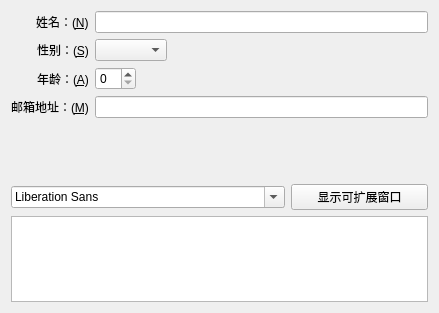
<?xml version="1.0" encoding="UTF-8"?>
<ui version="4.0">
 <class>MyWidget</class>
 <widget class="QWidget" name="MyWidget">
  <property name="geometry">
   <rect>
    <x>0</x>
    <y>0</y>
    <width>439</width>
    <height>313</height>
   </rect>
  </property>
  <property name="minimumSize">
   <size>
    <width>200</width>
    <height>150</height>
   </size>
  </property>
  <property name="maximumSize">
   <size>
    <width>500</width>
    <height>350</height>
   </size>
  </property>
  <property name="windowTitle">
   <string>MyWidget</string>
  </property>
  <layout class="QVBoxLayout" name="verticalLayout">
   <property name="sizeConstraint">
    <enum>QLayout::SetDefaultConstraint</enum>
   </property>
   <item>
    <layout class="QFormLayout" name="formLayout">
     <property name="fieldGrowthPolicy">
      <enum>QFormLayout::ExpandingFieldsGrow</enum>
     </property>
     <property name="labelAlignment">
      <set>Qt::AlignRight|Qt::AlignTrailing|Qt::AlignVCenter</set>
     </property>
     <item row="0" column="0">
      <widget class="QLabel" name="nLabel">
       <property name="text">
        <string>姓名：(&amp;N)</string>
       </property>
       <property name="buddy">
        <cstring>nLineEdit</cstring>
       </property>
      </widget>
     </item>
     <item row="0" column="1">
      <widget class="QLineEdit" name="nLineEdit"/>
     </item>
     <item row="1" column="0">
      <widget class="QLabel" name="sLabel">
       <property name="text">
        <string>性别：(&amp;S)</string>
       </property>
       <property name="buddy">
        <cstring>sComboBox</cstring>
       </property>
      </widget>
     </item>
     <item row="1" column="1">
      <widget class="QComboBox" name="sComboBox"/>
     </item>
     <item row="2" column="1">
      <widget class="QSpinBox" name="aSpinBox"/>
     </item>
     <item row="3" column="0">
      <widget class="QLabel" name="mLabel">
       <property name="text">
        <string>邮箱地址：(&amp;M)</string>
       </property>
       <property name="buddy">
        <cstring>mLineEdit</cstring>
       </property>
      </widget>
     </item>
     <item row="3" column="1">
      <widget class="QLineEdit" name="mLineEdit"/>
     </item>
     <item row="2" column="0">
      <widget class="QLabel" name="aLabel">
       <property name="text">
        <string>年龄：(&amp;A)</string>
       </property>
       <property name="buddy">
        <cstring>aSpinBox</cstring>
       </property>
      </widget>
     </item>
    </layout>
   </item>
   <item>
    <spacer name="verticalSpacer">
     <property name="orientation">
      <enum>Qt::Vertical</enum>
     </property>
     <property name="sizeType">
      <enum>QSizePolicy::Minimum</enum>
     </property>
     <property name="sizeHint" stdset="0">
      <size>
       <width>20</width>
       <height>60</height>
      </size>
     </property>
    </spacer>
   </item>
   <item>
    <layout class="QHBoxLayout" name="horizontalLayout" stretch="2,1">
     <item>
      <widget class="QFontComboBox" name="fontComboBox"/>
     </item>
     <item>
      <widget class="QPushButton" name="pushButton">
       <property name="text">
        <string>显示可扩展窗口</string>
       </property>
       <property name="checkable">
        <bool>true</bool>
       </property>
      </widget>
     </item>
    </layout>
   </item>
   <item>
    <widget class="QTextEdit" name="textEdit"/>
   </item>
  </layout>
  <zorder>textEdit</zorder>
  <zorder>verticalSpacer</zorder>
 </widget>
 <layoutdefault spacing="6" margin="11"/>
 <resources/>
 <connections/>
</ui>
